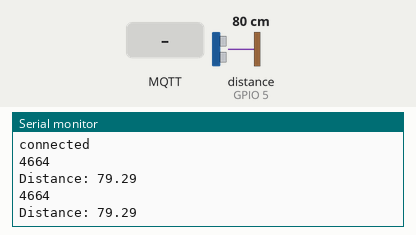
The sketch below on a simulated ESP8266 (NodeMCU). On the bench: the last lines printed to the serial monitor. Wiring (inferred from the names in the program): ultrasonic range finder: trigger GPIO 12; echo GPIO 5. Inputs (shaded band) come from the test bench; at power-on: distance to the obstacle (sensor on GPIO 5) 80 cm. The echo pulse lasts 58.3 µs per cm; WiFi joins after 1.5 s; servers stay silent unless stated; no MQTT or app messages arrive unless stated.

Above: at 2.7 s.
2.8 s: MQTT message "1" arrives on the first subscribed topic
5.0 s: MQTT message "on" arrives on the first subscribed topic
7.1 s: MQTT message "off" arrives on the first subscribed topic
9.1 s: distance to the obstacle (sensor on GPIO 5) set to 2 cm
At 10.4 s:
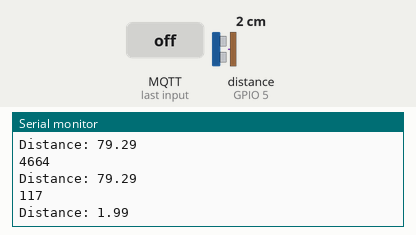
10.6 s: distance to the obstacle (sensor on GPIO 5) set to 4 cm
At 11.5 s:
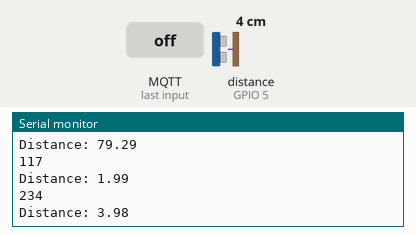
Timing chart, 0 to 13.1 s (numbered marks = the images above; inputs shaded):
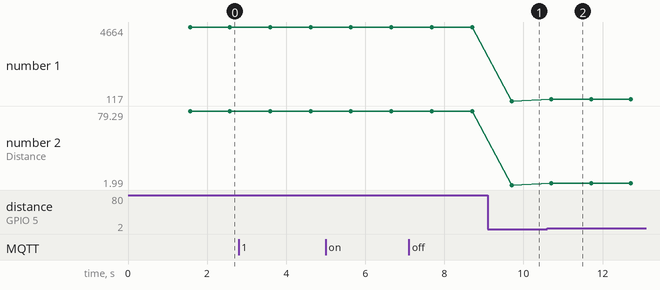

The sketch:

Ultrasonic_Sensor.ino
```cpp
/*
 * Author: Aviral Verma (107118021), EEE - Nitt.
   Domain: Spider Tronix
   Sub-Domain - IOT
   Functions: callback(),setup(),loop()
   Global Variable:
   long unsigned int duration;
   float distance;
   const char* mqttServer = "m24.cloudmqtt.com";
   const int mqttPort = 11206;
   int flag = 1;
   const char* mqttUser = "yykncekw";
   const char* mqttPassword = "bWUv102S7mRG";
   WiFiClient espClient;
   PubSubClient client(espClient);
   IOT server - CloudMQTT
*/
#include <ESP8266WiFi.h>
#include <PubSubClient.h>
// defines pins numbers
const int trigPin = 12;  //D2
const int echoPin = 5;  //D1

// defines variables
long unsigned int duration;
float distance;
const char* mqttServer = "m24.cloudmqtt.com";
const int mqttPort = 11206;
int flag = 1;
const char* mqttUser = "yykncekw";
const char* mqttPassword = "bWUv102S7mRG";
WiFiClient espClient; // Generating Client
PubSubClient client(espClient); //Creating Client object
/*
 * Function Name: callback();
 * Input: topic,payload,length
 * Output: Print messages
 * Logic: When broker sends a message, this function is called automatically
 */
void callback(char* topic, byte* payload, unsigned int length) {

  Serial.print("Message arrived in topic: ");
  Serial.println(topic);

  Serial.print("Message:");
  for (int i = 0; i < length; i++) {
  Serial.print((char)payload[i]);
  }

  Serial.println();
  Serial.println("-----------------------");

}

void setup() {
pinMode(trigPin, OUTPUT); // Sets the trigPin as an Output
pinMode(echoPin, INPUT); // Sets the echoPin as an Input
Serial.begin(9600); // Starts the serial communication
WiFi.begin("Redmi", "Arvind123");
while (WiFi.status() != WL_CONNECTED) {
delay(500);
Serial.print("Connecting to WiFi..");
}

Serial.println("Connected to the WiFi network");

//Connecting to the server
client.setServer(mqttServer, mqttPort);

//Callback is a function. Whenevr a message is arrived from the broker, it will be immediately called
client.setCallback(callback);
while (!client.connected()) {
    Serial.println("Connecting to MQTT...");

    if (client.connect("ESP8266Client", mqttUser, mqttPassword )) {

      Serial.println("connected");

    } else {

      Serial.print("failed with state ");
      Serial.print(client.state());

    }
}

//Publishing the message via "esp/test" channel (or topic)
client.publish("esp/test", "Hello from ESP8266");

//Subscribing the channel
client.subscribe("esp/test");


}

void loop() {
// Clears the trigPin
digitalWrite(trigPin, LOW);
delayMicroseconds(2);

// Sets the trigPin on HIGH state for 10 micro seconds
digitalWrite(trigPin, HIGH);
delayMicroseconds(1000);

//Wave have been generated
digitalWrite(trigPin, LOW);
delayMicroseconds(50);

// Reads the echoPin, returns the sound wave travel time in microseconds
duration = pulseIn(echoPin, HIGH);
Serial.println(duration);

//Calculating the distance
distance= (duration*0.034);
distance = distance/2;

// Prints the distance on the Serial Monitor
Serial.print("Distance: ");
Serial.println(distance);


if(distance>32)
{
  client.publish("esp/test1","empty");
  flag = 1;
}
else if(distance<15)
{
  client.publish("esp/test1","full");
  flag = 1;
}
else if(flag)
{
  client.publish("esp/test1","not Filled");
  flag = 0;
}

char dist[20];

//itoa is a function which is used for converting an integer to an array
itoa(distance, dist,10);
client.publish("esp/test", dist);
delay(1000);

client.loop();
}
```

Measured:
- after the input at 9.1 s, the serial monitor: prints a new line after 0.61 s (image 1)
- after the input at 10.6 s, the serial monitor: prints a new line after 0.11 s (image 2)
- plotted number 1: 4664 → 117 after the input at 9.1 s, 117 → 234 after the input at 10.6 s
- plotted number 2: 79.29 → 1.99 after the input at 9.1 s, 1.99 → 3.98 after the input at 10.6 s
